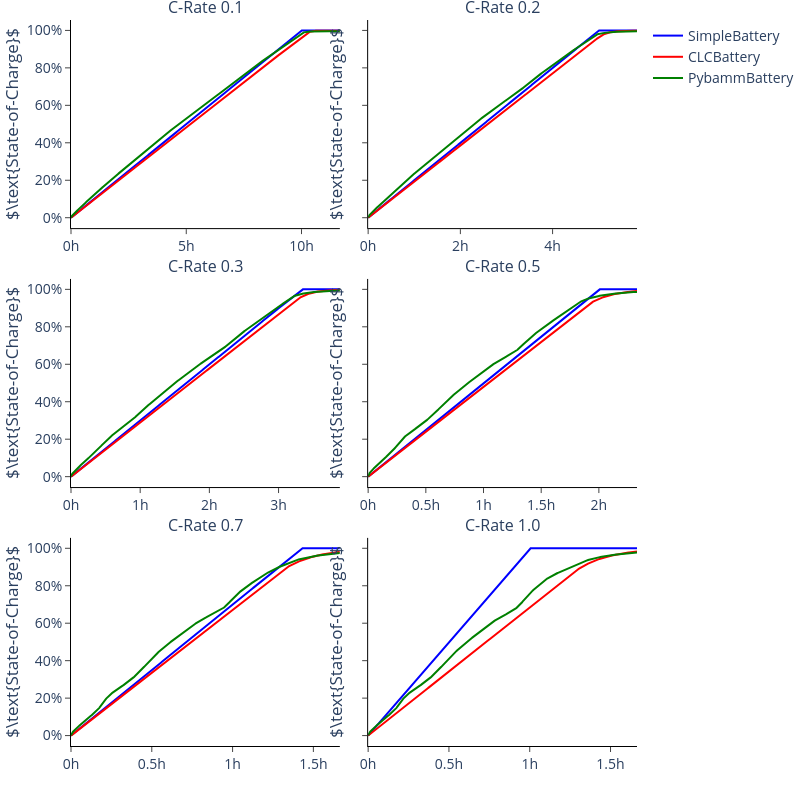

Write notebook code for a chart like this one.
### Code cell
fig = make_subplots(rows=3, cols=2, shared_yaxes=True, vertical_spacing=0.07, horizontal_spacing=0.05, subplot_titles=tuple(f"C-Rate {i}" for i in C_RATES_CHARGE))
fig.update_layout(
    width=800,
    height=800,
    margin={"r": 0, "l": 0, "t": 20, "b": 0},
    paper_bgcolor="rgba(0,0,0,0)", plot_bgcolor="rgba(0,0,0,0)",
    font_size=14,
)
fig.update_xaxes(
    {"showline": True, "linewidth": 1, "linecolor": "black", "ticks":"outside"}
)
fig.update_yaxes(
    {"showline": True, "linewidth": 1, "linecolor": "black", "ticks":"outside"}
)
showlegend = True
batteries = ["SimpleBattery", "CLCBattery", "PybammBattery"]
colors = ["Blue", "Red", "Green", "Purple"]
for i, c_rate in enumerate(C_RATES_CHARGE):
    col = i % 2 + 1
    row = i // 2 + 1
    for battery, color in zip(batteries, colors[:3]):
        df = pd.read_csv(f"results/{battery}_Charge{c_rate}C.csv")
        fig.add_trace(
            go.Scatter(x=[i * STEP_SIZE / 3600 for i in range(len(df.index))], y=df["storage.soc"] * 100, showlegend=showlegend, line_color=color, name=battery), row=row, col=col
        )
    fig.update_xaxes(row=row, col=col, title="", ticksuffix="h")
    fig.update_yaxes(row=row, col=col, title="$\\text{State-of-Charge}$", ticksuffix = "%")
    showlegend = False
fig.show()

### Figure 1 — Plotly figure (JSON) as saved in the notebook; plotly's stock layout.template omitted (floating-point values rounded to 4 significant figures; data arrays with more than 128 entries replaced by an {"elided": "..."} marker saying what was removed)
{"data": [{"line": {"color": "Blue"}, "name": "SimpleBattery", "showlegend": true, "type": "scatter", "x": {"elided": "4200 float values"}, "xaxis": "x", "y": {"elided": "4200 float values"}, "yaxis": "y"}, {"line": {"color": "Red"}, "name": "CLCBattery", "showlegend": true, "type": "scatter", "x": {"elided": "4200 float values"}, "xaxis": "x", "y": {"elided": "4200 float values"}, "yaxis": "y"}, {"line": {"color": "Green"}, "name": "PybammBattery", "showlegend": true, "type": "scatter", "x": {"elided": "4200 float values"}, "xaxis": "x", "y": {"elided": "4200 float values"}, "yaxis": "y"}, {"line": {"color": "Blue"}, "name": "SimpleBattery", "showlegend": false, "type": "scatter", "x": {"elided": "2100 float values"}, "xaxis": "x2", "y": {"elided": "2100 float values"}, "yaxis": "y2"}, {"line": {"color": "Red"}, "name": "CLCBattery", "showlegend": false, "type": "scatter", "x": {"elided": "2100 float values"}, "xaxis": "x2", "y": {"elided": "2100 float values"}, "yaxis": "y2"}, {"line": {"color": "Green"}, "name": "PybammBattery", "showlegend": false, "type": "scatter", "x": {"elided": "2100 float values"}, "xaxis": "x2", "y": {"elided": "2100 float values"}, "yaxis": "y2"}, {"line": {"color": "Blue"}, "name": "SimpleBattery", "showlegend": false, "type": "scatter", "x": {"elided": "1400 float values"}, "xaxis": "x3", "y": {"elided": "1400 float values"}, "yaxis": "y3"}, {"line": {"color": "Red"}, "name": "CLCBattery", "showlegend": false, "type": "scatter", "x": {"elided": "1400 float values"}, "xaxis": "x3", "y": {"elided": "1400 float values"}, "yaxis": "y3"}, {"line": {"color": "Green"}, "name": "PybammBattery", "showlegend": false, "type": "scatter", "x": {"elided": "1400 float values"}, "xaxis": "x3", "y": {"elided": "1400 float values"}, "yaxis": "y3"}, {"line": {"color": "Blue"}, "name": "SimpleBattery", "showlegend": false, "type": "scatter", "x": {"elided": "840 float values"}, "xaxis": "x4", "y": {"elided": "840 float values"}, "yaxis": "y4"}, {"line": {"color": "Red"}, "name": "CLCBattery", "showlegend": false, "type": "scatter", "x": {"elided": "840 float values"}, "xaxis": "x4", "y": {"elided": "840 float values"}, "yaxis": "y4"}, {"line": {"color": "Green"}, "name": "PybammBattery", "showlegend": false, "type": "scatter", "x": {"elided": "840 float values"}, "xaxis": "x4", "y": {"elided": "840 float values"}, "yaxis": "y4"}, {"line": {"color": "Blue"}, "name": "SimpleBattery", "showlegend": false, "type": "scatter", "x": {"elided": "600 float values"}, "xaxis": "x5", "y": {"elided": "600 float values"}, "yaxis": "y5"}, {"line": {"color": "Red"}, "name": "CLCBattery", "showlegend": false, "type": "scatter", "x": {"elided": "600 float values"}, "xaxis": "x5", "y": {"elided": "600 float values"}, "yaxis": "y5"}, {"line": {"color": "Green"}, "name": "PybammBattery", "showlegend": false, "type": "scatter", "x": {"elided": "600 float values"}, "xaxis": "x5", "y": {"elided": "600 float values"}, "yaxis": "y5"}, {"line": {"color": "Blue"}, "name": "SimpleBattery", "showlegend": false, "type": "scatter", "x": {"elided": "600 float values"}, "xaxis": "x6", "y": {"elided": "600 float values"}, "yaxis": "y6"}, {"line": {"color": "Red"}, "name": "CLCBattery", "showlegend": false, "type": "scatter", "x": {"elided": "600 float values"}, "xaxis": "x6", "y": {"elided": "600 float values"}, "yaxis": "y6"}, {"line": {"color": "Green"}, "name": "PybammBattery", "showlegend": false, "type": "scatter", "x": {"elided": "600 float values"}, "xaxis": "x6", "y": {"elided": "600 float values"}, "yaxis": "y6"}], "layout": {"annotations": [{"font": {"size": 16}, "showarrow": false, "text": "C-Rate 0.1", "x": 0.2375, "xanchor": "center", "xref": "paper", "y": 1, "yanchor": "bottom", "yref": "paper"}, {"font": {"size": 16}, "showarrow": false, "text": "C-Rate 0.2", "x": 0.7625, "xanchor": "center", "xref": "paper", "y": 1, "yanchor": "bottom", "yref": "paper"}, {"font": {"size": 16}, "showarrow": false, "text": "C-Rate 0.3", "x": 0.2375, "xanchor": "center", "xref": "paper", "y": 0.6433, "yanchor": "bottom", "yref": "paper"}, {"font": {"size": 16}, "showarrow": false, "text": "C-Rate 0.5", "x": 0.7625, "xanchor": "center", "xref": "paper", "y": 0.6433, "yanchor": "bottom", "yref": "paper"}, {"font": {"size": 16}, "showarrow": false, "text": "C-Rate 0.7", "x": 0.2375, "xanchor": "center", "xref": "paper", "y": 0.2867, "yanchor": "bottom", "yref": "paper"}, {"font": {"size": 16}, "showarrow": false, "text": "C-Rate 1.0", "x": 0.7625, "xanchor": "center", "xref": "paper", "y": 0.2867, "yanchor": "bottom", "yref": "paper"}], "font": {"size": 14}, "height": 800, "margin": {"b": 0, "l": 0, "r": 0, "t": 20}, "paper_bgcolor": "rgba(0,0,0,0)", "plot_bgcolor": "rgba(0,0,0,0)", "width": 800, "xaxis": {"anchor": "y", "domain": [0, 0.475], "linecolor": "black", "linewidth": 1, "showline": true, "ticks": "outside", "ticksuffix": "h", "title": {"text": ""}}, "xaxis2": {"anchor": "y2", "domain": [0.525, 1], "linecolor": "black", "linewidth": 1, "showline": true, "ticks": "outside", "ticksuffix": "h", "title": {"text": ""}}, "xaxis3": {"anchor": "y3", "domain": [0, 0.475], "linecolor": "black", "linewidth": 1, "showline": true, "ticks": "outside", "ticksuffix": "h", "title": {"text": ""}}, "xaxis4": {"anchor": "y4", "domain": [0.525, 1], "linecolor": "black", "linewidth": 1, "showline": true, "ticks": "outside", "ticksuffix": "h", "title": {"text": ""}}, "xaxis5": {"anchor": "y5", "domain": [0, 0.475], "linecolor": "black", "linewidth": 1, "showline": true, "ticks": "outside", "ticksuffix": "h", "title": {"text": ""}}, "xaxis6": {"anchor": "y6", "domain": [0.525, 1], "linecolor": "black", "linewidth": 1, "showline": true, "ticks": "outside", "ticksuffix": "h", "title": {"text": ""}}, "yaxis": {"anchor": "x", "domain": [0.7133, 1], "linecolor": "black", "linewidth": 1, "showline": true, "ticks": "outside", "ticksuffix": "%", "title": {"text": "$\\text{State-of-Charge}$"}}, "yaxis2": {"anchor": "x2", "domain": [0.7133, 1], "linecolor": "black", "linewidth": 1, "matches": "y", "showline": true, "showticklabels": false, "ticks": "outside", "ticksuffix": "%", "title": {"text": "$\\text{State-of-Charge}$"}}, "yaxis3": {"anchor": "x3", "domain": [0.3567, 0.6433], "linecolor": "black", "linewidth": 1, "showline": true, "ticks": "outside", "ticksuffix": "%", "title": {"text": "$\\text{State-of-Charge}$"}}, "yaxis4": {"anchor": "x4", "domain": [0.3567, 0.6433], "linecolor": "black", "linewidth": 1, "matches": "y3", "showline": true, "showticklabels": false, "ticks": "outside", "ticksuffix": "%", "title": {"text": "$\\text{State-of-Charge}$"}}, "yaxis5": {"anchor": "x5", "domain": [0, 0.2867], "linecolor": "black", "linewidth": 1, "showline": true, "ticks": "outside", "ticksuffix": "%", "title": {"text": "$\\text{State-of-Charge}$"}}, "yaxis6": {"anchor": "x6", "domain": [0, 0.2867], "linecolor": "black", "linewidth": 1, "matches": "y5", "showline": true, "showticklabels": false, "ticks": "outside", "ticksuffix": "%", "title": {"text": "$\\text{State-of-Charge}$"}}}}
